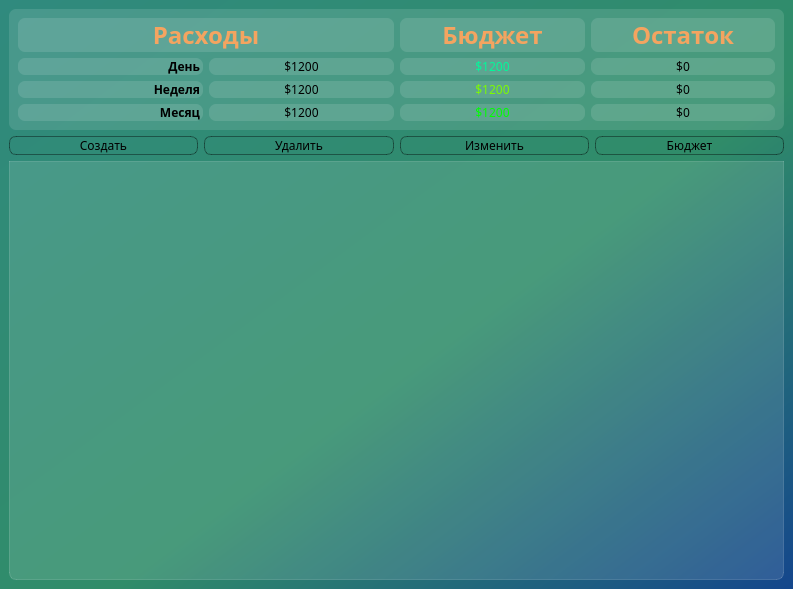
<?xml version="1.0" encoding="UTF-8"?>
<ui version="4.0">
 <class>MainWindow</class>
 <widget class="QMainWindow" name="MainWindow">
  <property name="geometry">
   <rect>
    <x>0</x>
    <y>0</y>
    <width>793</width>
    <height>589</height>
   </rect>
  </property>
  <property name="windowTitle">
   <string>Money Guardian</string>
  </property>
  <property name="styleSheet">
   <string notr="true">background-color: qlineargradient(spread:pad, x1:1, y1:1, x2:0, y2:0, stop:0 rgba(20, 70, 140, 255), stop:0.427447 rgba(48, 140, 105, 255), stop:1 rgba(48, 138,  126, 255));
font-family: BigCaslon;</string>
  </property>
  <widget class="QWidget" name="centralwidget">
   <layout class="QVBoxLayout" name="verticalLayout_8">
    <item>
     <widget class="QFrame" name="tables_name">
      <property name="styleSheet">
       <string notr="true">background-color: rgba(255, 255, 255, 30);
border: 1 px solid rgba(255,255, 255, 40);
border-radius: 7px;</string>
      </property>
      <layout class="QHBoxLayout" name="horizontalLayout_4">
       <item>
        <layout class="QVBoxLayout" name="verticalLayout_7">
         <item>
          <widget class="QLabel" name="expense_label">
           <property name="enabled">
            <bool>true</bool>
           </property>
           <property name="styleSheet">
            <string notr="true">color: SandyBrown;
font-weight: bold;
font-size: 18pt;

</string>
           </property>
           <property name="text">
            <string>Расходы</string>
           </property>
           <property name="alignment">
            <set>Qt::AlignCenter</set>
           </property>
          </widget>
         </item>
         <item>
          <layout class="QHBoxLayout" name="horizontalLayout">
           <item>
            <layout class="QVBoxLayout" name="verticalLayout_5">
             <item>
              <widget class="QLabel" name="day_label">
               <property name="styleSheet">
                <string notr="true">font-weight: bold;
</string>
               </property>
               <property name="text">
                <string>День </string>
               </property>
               <property name="alignment">
                <set>Qt::AlignRight|Qt::AlignTrailing|Qt::AlignVCenter</set>
               </property>
              </widget>
             </item>
             <item>
              <widget class="QLabel" name="week_label">
               <property name="styleSheet">
                <string notr="true">font-weight: bold;
</string>
               </property>
               <property name="text">
                <string>Неделя </string>
               </property>
               <property name="alignment">
                <set>Qt::AlignRight|Qt::AlignTrailing|Qt::AlignVCenter</set>
               </property>
              </widget>
             </item>
             <item>
              <widget class="QLabel" name="month_label">
               <property name="styleSheet">
                <string notr="true">font-weight: bold;
</string>
               </property>
               <property name="text">
                <string>Месяц </string>
               </property>
               <property name="alignment">
                <set>Qt::AlignRight|Qt::AlignTrailing|Qt::AlignVCenter</set>
               </property>
              </widget>
             </item>
            </layout>
           </item>
           <item>
            <layout class="QVBoxLayout" name="verticalLayout_2">
             <item>
              <widget class="QLabel" name="day_expense">
               <property name="text">
                <string>$1200</string>
               </property>
               <property name="alignment">
                <set>Qt::AlignCenter</set>
               </property>
              </widget>
             </item>
             <item>
              <widget class="QLabel" name="week_expense">
               <property name="text">
                <string>$1200</string>
               </property>
               <property name="alignment">
                <set>Qt::AlignCenter</set>
               </property>
              </widget>
             </item>
             <item>
              <widget class="QLabel" name="month_expense">
               <property name="text">
                <string>$1200</string>
               </property>
               <property name="alignment">
                <set>Qt::AlignCenter</set>
               </property>
              </widget>
             </item>
            </layout>
           </item>
          </layout>
         </item>
        </layout>
       </item>
       <item>
        <layout class="QHBoxLayout" name="horizontalLayout_3">
         <item>
          <layout class="QVBoxLayout" name="verticalLayout_3">
           <item>
            <widget class="QLabel" name="budget_label">
             <property name="styleSheet">
              <string notr="true">color: SandyBrown;
font-weight: bold;
font-size: 18pt;
</string>
             </property>
             <property name="text">
              <string>Бюджет</string>
             </property>
             <property name="alignment">
              <set>Qt::AlignCenter</set>
             </property>
            </widget>
           </item>
           <item>
            <layout class="QHBoxLayout" name="horizontalLayout_2">
             <item>
              <layout class="QVBoxLayout" name="verticalLayout_4">
               <item>
                <widget class="QLabel" name="day_budget">
                 <property name="styleSheet">
                  <string notr="true">color: MediumSpringGreen;</string>
                 </property>
                 <property name="text">
                  <string>$1200</string>
                 </property>
                 <property name="alignment">
                  <set>Qt::AlignCenter</set>
                 </property>
                </widget>
               </item>
               <item>
                <widget class="QLabel" name="week_budget">
                 <property name="styleSheet">
                  <string notr="true">color: LawnGreen;</string>
                 </property>
                 <property name="text">
                  <string>$1200</string>
                 </property>
                 <property name="alignment">
                  <set>Qt::AlignCenter</set>
                 </property>
                </widget>
               </item>
               <item>
                <widget class="QLabel" name="month_budget">
                 <property name="styleSheet">
                  <string notr="true">color: Lime;</string>
                 </property>
                 <property name="text">
                  <string>$1200</string>
                 </property>
                 <property name="alignment">
                  <set>Qt::AlignCenter</set>
                 </property>
                </widget>
               </item>
              </layout>
             </item>
            </layout>
           </item>
          </layout>
         </item>
         <item>
          <layout class="QVBoxLayout" name="verticalLayout_6">
           <item>
            <widget class="QLabel" name="residual_label">
             <property name="styleSheet">
              <string notr="true">color: SandyBrown;
font-weight: bold;
font-size: 18pt;
</string>
             </property>
             <property name="text">
              <string>Остаток</string>
             </property>
             <property name="alignment">
              <set>Qt::AlignCenter</set>
             </property>
            </widget>
           </item>
           <item>
            <layout class="QVBoxLayout" name="verticalLayout">
             <item>
              <widget class="QLabel" name="day_residual">
               <property name="text">
                <string>$0</string>
               </property>
               <property name="alignment">
                <set>Qt::AlignCenter</set>
               </property>
              </widget>
             </item>
             <item>
              <widget class="QLabel" name="week_residual">
               <property name="text">
                <string>$0</string>
               </property>
               <property name="alignment">
                <set>Qt::AlignCenter</set>
               </property>
              </widget>
             </item>
             <item>
              <widget class="QLabel" name="month_residual">
               <property name="text">
                <string>$0</string>
               </property>
               <property name="alignment">
                <set>Qt::AlignCenter</set>
               </property>
              </widget>
             </item>
            </layout>
           </item>
          </layout>
         </item>
        </layout>
       </item>
      </layout>
     </widget>
    </item>
    <item>
     <layout class="QHBoxLayout" name="horizontalLayout_5">
      <item>
       <widget class="QPushButton" name="new_button">
        <property name="styleSheet">
         <string notr="true">QPushButton {
background-color: rgba(255,255, 255, 0);
border: 1px solid rgba(0, 0, 0, 100);
border-radius: 7px;
}
QPushButton:hover {
background-color: rgba(255, 255, 255, 40);
}

QPushButton:pressed {
background-color: rgba(255, 255, 255, 90);
}</string>
        </property>
        <property name="text">
         <string>Создать</string>
        </property>
        <property name="icon">
         <iconset resource="res-icons.qrc">
          <normaloff>:/icon/icons/add.svg</normaloff>:/icon/icons/add.svg</iconset>
        </property>
        <property name="iconSize">
         <size>
          <width>24</width>
          <height>24</height>
         </size>
        </property>
       </widget>
      </item>
      <item>
       <widget class="QPushButton" name="del_button">
        <property name="styleSheet">
         <string notr="true">QPushButton {
background-color: rgba(255,255, 255, 0);
border: 1px solid rgba(0, 0, 0, 100);
border-radius: 7px;
}
QPushButton:hover {
background-color: rgba(255, 255, 255, 40);
}

QPushButton:pressed {
background-color: rgba(255, 255, 255, 90);
}</string>
        </property>
        <property name="text">
         <string>Удалить</string>
        </property>
        <property name="icon">
         <iconset resource="res-icons.qrc">
          <normaloff>:/icon/icons/delete.svg</normaloff>:/icon/icons/delete.svg</iconset>
        </property>
        <property name="iconSize">
         <size>
          <width>24</width>
          <height>24</height>
         </size>
        </property>
       </widget>
      </item>
      <item>
       <widget class="QPushButton" name="change_button">
        <property name="styleSheet">
         <string notr="true">QPushButton {
background-color: rgba(255,255, 255, 0);
border: 1px solid rgba(0, 0, 0, 100);
border-radius: 7px;
}
QPushButton:hover {
background-color: rgba(255, 255, 255, 40);
}

QPushButton:pressed {
background-color: rgba(255, 255, 255, 90);
}</string>
        </property>
        <property name="text">
         <string>Изменить</string>
        </property>
        <property name="icon">
         <iconset resource="res-icons.qrc">
          <normaloff>:/icon/icons/edit.svg</normaloff>:/icon/icons/edit.svg</iconset>
        </property>
        <property name="iconSize">
         <size>
          <width>24</width>
          <height>24</height>
         </size>
        </property>
       </widget>
      </item>
      <item>
       <widget class="QPushButton" name="budget_button">
        <property name="styleSheet">
         <string notr="true">QPushButton {
background-color: rgba(255,255, 255, 0);
border: 1px solid rgba(0, 0, 0, 100);
border-radius: 7px;
}
QPushButton:hover {
background-color: rgba(255, 255, 255, 40);
}

QPushButton:pressed {
background-color: rgba(255, 255, 255, 90);
}</string>
        </property>
        <property name="text">
         <string>Бюджет</string>
        </property>
        <property name="icon">
         <iconset resource="res-icons.qrc">
          <normaloff>:/icon/icons/change_budget.svg</normaloff>:/icon/icons/change_budget.svg</iconset>
        </property>
        <property name="iconSize">
         <size>
          <width>24</width>
          <height>24</height>
         </size>
        </property>
       </widget>
      </item>
     </layout>
    </item>
    <item>
     <widget class="QTableView" name="tableView">
      <property name="styleSheet">
       <string notr="true">QTableView{
background-color: rgba(255, 255, 255, 30);
border: 1px solid rgba(255, 255, 255, 40);
border-bottom-right-radius: 7px;
border-bottom-left-radius: 7px;
}

QTableView: section {
background-color: rgba(53, 53, 53);
color: white;
border: none;
height: 50px;
font-size: 14pt;
}

QTableView: item {
border-style: none;
border-bottom: rgba(255, 255, 255, 50);
}

QTableView: item:selected {
border: none;
color: rgba(255, 255, 255);
background-color: rgba(255, 255, 255, 50);
}</string>
      </property>
      <property name="verticalScrollBarPolicy">
       <enum>Qt::ScrollBarAlwaysOff</enum>
      </property>
      <property name="horizontalScrollBarPolicy">
       <enum>Qt::ScrollBarAlwaysOff</enum>
      </property>
      <property name="showGrid">
       <bool>false</bool>
      </property>
      <attribute name="horizontalHeaderDefaultSectionSize">
       <number>135</number>
      </attribute>
     </widget>
    </item>
   </layout>
  </widget>
 </widget>
 <resources>
  <include location="res-icons.qrc"/>
 </resources>
 <connections/>
</ui>
